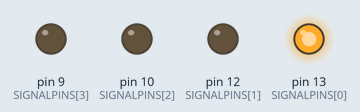
The sketch below on a simulated Arduino Uno, built with avr-gcc and run on an emulated ATmega328P. On the bench: output pins drawn as LEDs (lit = HIGH).

Above: at 0.5 s.
At 1.5 s:
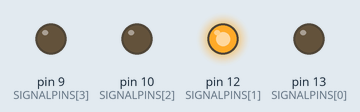
At 2.5 s:
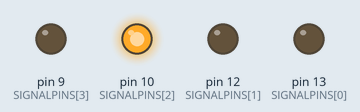
At 3.5 s:
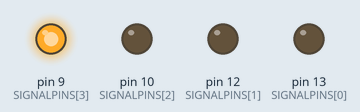
Timing chart, 0 to 5.2 s (numbered marks = the images above):
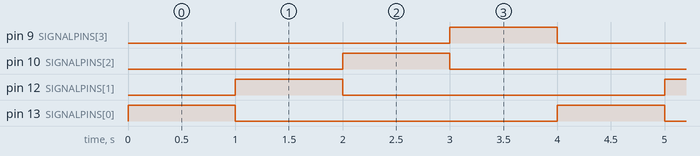

The sketch:

04_FourBlinkingLEDS.ino
```cpp
const int DELAYTIME = 1000;

void setup() {
  // initialize signal output
  SignalControl_Init();
}

// the loop function runs over and over again forever
void loop() {
  for (int i = 0; i < SignalControl_NumberOfSignals(); i++)
  {
    SignalControl_On(i);   // turn the signal on
    delay(DELAYTIME);     // wait for a second
    SignalControl_Off(i);  // turn the signal off
  }
}
```

SignalControl.ino
```cpp
const int NUMBEROFPINS = 4;
const int SIGNALPINS[NUMBEROFPINS] = {13, 12, 10, 9};

void SignalControl_Init() {
  // initialize digital pin 13 as an output.
  for (int i = 0; i < NUMBEROFPINS; i++)
  {
    pinMode(SIGNALPINS[i], OUTPUT);
  }
}

int SignalControl_NumberOfSignals(){
  return NUMBEROFPINS;
}

void SignalControl_On(int signalNumber) {
  digitalWrite(SIGNALPINS[signalNumber], HIGH);   // turn the LED on (HIGH is the voltage level)
}

void SignalControl_Off(int signalNumber) {
  digitalWrite(SIGNALPINS[signalNumber], LOW);   // turn the LED off (LOW is the voltage level)
}
```

Measured:
- by itself, pin 9 (SIGNALPINS[3]), pin 10 (SIGNALPINS[2]), pin 12 (SIGNALPINS[1]), pin 13 (SIGNALPINS[0]): alternates HIGH for 1.0 s and LOW for 3.0 s
- by itself, everything shown: repeats every 4.0 s, in 5 steps
